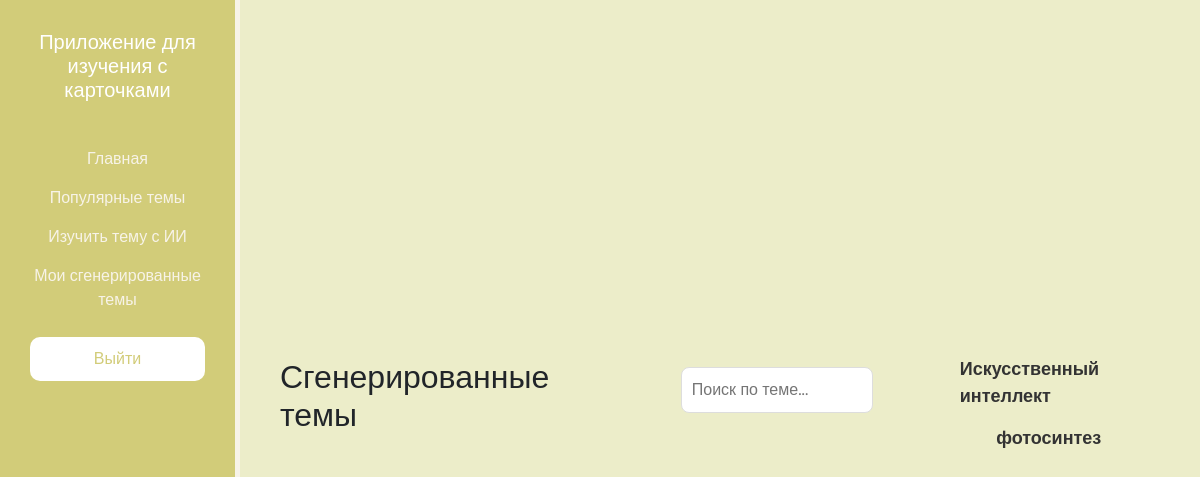
The app's page /generated_topics/ (signed in) with its own data.
### cards/models.py (models this page shows, shortened)
class GeneratedTopic(models.Model):
    user = models.ForeignKey(User, on_delete=models.CASCADE)  # Привязываем к пользователю
    topic = models.CharField(max_length=255)  # Название темы
    created_at = models.DateTimeField(auto_now_add=True)  # Время создания темы

### cards/views.py (the view)
# urls.py: path('generated_topics/', views.generated_topics, name='generated_topics'),
@login_required
def generated_topics(request):
    topics = GeneratedTopic.objects.filter(user=request.user)  # Получаем все сгенерированные темы для текущего пользователя
    return render(request, 'cards/genarated_topics.html', {'topics': topics})

### cards/templates/cards/genarated_topics.html (shortened to what this page needs)
{% extends 'users/layout.html' %}
{% block content %}
    <h2>Сгенерированные темы</h2>
    <div class="search-container">
        <input type="text" id="search" placeholder="Поиск по теме..." onkeyup="filterTopics()">
    </div>
    <div id="topic-list-container">
        <ul id="topic-list">
            {% for topic in topics %}
                <li class="topic-item">
                    <a href="{% url 'study_generated_cards' topic.id %}" class="topic-link">{{ topic.topic }}</a>
                </li>
            {% empty %}
                <li class="no-topics">У вас нет сгенерированных тем.</li>
            {% endfor %}
        </ul>
    </div>
{% endblock %}

### users/static/users/css/users.css (style rules this page uses)
* { margin: 0; padding: 0; box-sizing: border-box; font-family: 'Poppins', sans-serif; }
body { background: #ECEDC9; }

### users/templates/users/layout.html (style rules this page uses)
a { text-decoration: none; }

### cards/templates/cards/genarated_topics.html (style rules this page uses)
.search-container { margin-bottom: 20px; text-align: center; }
#search { padding: 10px; width: 60%; font-size: 16px; border-radius: 8px; border: 1px solid #ddd; outline: none; margin: 0 auto; display: block; }
#topic-list-container { display: flex; flex-direction: column; align-items: center; margin-top: 20px; }
#topic-list { list-style: none; padding: 0; margin: 0; width: 80%; }
.topic-item { margin-bottom: 15px; font-size: 18px; transition: background-color 0.3s; display: flex; justify-content: center; }
.topic-link { text-decoration: none; color: #333; font-weight: bold; }

### records on screen
GeneratedTopic: topic "Искусственный интеллект"
GeneratedTopic: topic "фотосинтез"
